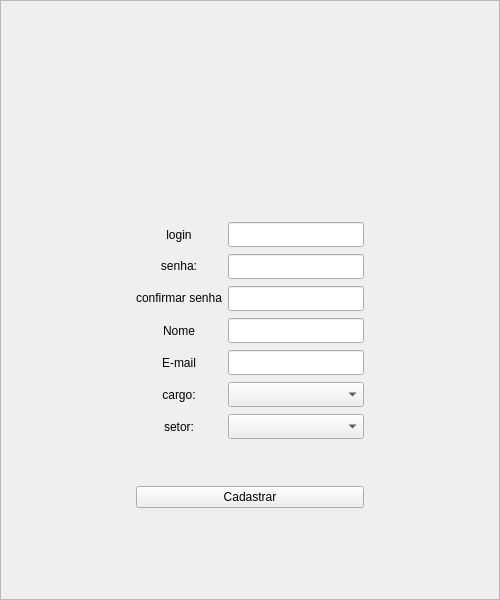
<?xml version="1.0" encoding="UTF-8"?>
<ui version="4.0">
 <class>cadastroUsuario</class>
 <widget class="QMainWindow" name="cadastroUsuario">
  <property name="geometry">
   <rect>
    <x>0</x>
    <y>0</y>
    <width>500</width>
    <height>600</height>
   </rect>
  </property>
  <property name="maximumSize">
   <size>
    <width>500</width>
    <height>600</height>
   </size>
  </property>
  <property name="windowTitle">
   <string>Cadastro</string>
  </property>
  <widget class="QWidget" name="centralwidget">
   <layout class="QHBoxLayout" name="horizontalLayout">
    <property name="spacing">
     <number>0</number>
    </property>
    <property name="leftMargin">
     <number>0</number>
    </property>
    <property name="topMargin">
     <number>0</number>
    </property>
    <property name="rightMargin">
     <number>0</number>
    </property>
    <property name="bottomMargin">
     <number>0</number>
    </property>
    <item>
     <widget class="QFrame" name="frame">
      <property name="frameShape">
       <enum>QFrame::Shape::StyledPanel</enum>
      </property>
      <property name="frameShadow">
       <enum>QFrame::Shadow::Raised</enum>
      </property>
      <layout class="QVBoxLayout" name="verticalLayout_7">
       <property name="spacing">
        <number>0</number>
       </property>
       <property name="leftMargin">
        <number>0</number>
       </property>
       <property name="topMargin">
        <number>0</number>
       </property>
       <property name="rightMargin">
        <number>0</number>
       </property>
       <property name="bottomMargin">
        <number>0</number>
       </property>
       <item>
        <spacer name="verticalSpacer_3">
         <property name="orientation">
          <enum>Qt::Orientation::Vertical</enum>
         </property>
         <property name="sizeHint" stdset="0">
          <size>
           <width>20</width>
           <height>40</height>
          </size>
         </property>
        </spacer>
       </item>
       <item>
        <layout class="QHBoxLayout" name="horizontalLayout_3">
         <item>
          <spacer name="horizontalSpacer_3">
           <property name="orientation">
            <enum>Qt::Orientation::Horizontal</enum>
           </property>
           <property name="sizeHint" stdset="0">
            <size>
             <width>40</width>
             <height>20</height>
            </size>
           </property>
          </spacer>
         </item>
         <item>
          <widget class="QLabel" name="label_4">
           <property name="sizePolicy">
            <sizepolicy hsizetype="Fixed" vsizetype="Preferred">
             <horstretch>0</horstretch>
             <verstretch>0</verstretch>
            </sizepolicy>
           </property>
           <property name="minimumSize">
            <size>
             <width>100</width>
             <height>100</height>
            </size>
           </property>
           <property name="maximumSize">
            <size>
             <width>100</width>
             <height>100</height>
            </size>
           </property>
           <property name="text">
            <string/>
           </property>
           <property name="pixmap">
            <pixmap resource="scr/user_resource.qrc">:/icon/icon/user proile.png</pixmap>
           </property>
           <property name="scaledContents">
            <bool>true</bool>
           </property>
           <property name="alignment">
            <set>Qt::AlignmentFlag::AlignCenter</set>
           </property>
           <property name="wordWrap">
            <bool>false</bool>
           </property>
          </widget>
         </item>
         <item>
          <spacer name="horizontalSpacer_4">
           <property name="orientation">
            <enum>Qt::Orientation::Horizontal</enum>
           </property>
           <property name="sizeHint" stdset="0">
            <size>
             <width>40</width>
             <height>20</height>
            </size>
           </property>
          </spacer>
         </item>
        </layout>
       </item>
       <item>
        <spacer name="verticalSpacer_2">
         <property name="orientation">
          <enum>Qt::Orientation::Vertical</enum>
         </property>
         <property name="sizeType">
          <enum>QSizePolicy::Policy::Minimum</enum>
         </property>
         <property name="sizeHint" stdset="0">
          <size>
           <width>20</width>
           <height>30</height>
          </size>
         </property>
        </spacer>
       </item>
       <item>
        <layout class="QGridLayout" name="gridLayout">
         <property name="horizontalSpacing">
          <number>6</number>
         </property>
         <property name="verticalSpacing">
          <number>7</number>
         </property>
         <item row="8" column="1" colspan="2">
          <widget class="QPushButton" name="BTcadastrar">
           <property name="text">
            <string>Cadastrar</string>
           </property>
          </widget>
         </item>
         <item row="1" column="2">
          <widget class="QLineEdit" name="LEsenha">
           <property name="minimumSize">
            <size>
             <width>0</width>
             <height>25</height>
            </size>
           </property>
           <property name="maximumSize">
            <size>
             <width>150</width>
             <height>16777215</height>
            </size>
           </property>
          </widget>
         </item>
         <item row="0" column="2">
          <widget class="QLineEdit" name="LElogin">
           <property name="minimumSize">
            <size>
             <width>40</width>
             <height>25</height>
            </size>
           </property>
           <property name="maximumSize">
            <size>
             <width>150</width>
             <height>25</height>
            </size>
           </property>
          </widget>
         </item>
         <item row="5" column="2">
          <widget class="QComboBox" name="CB_Cargo">
           <property name="minimumSize">
            <size>
             <width>0</width>
             <height>25</height>
            </size>
           </property>
           <property name="maximumSize">
            <size>
             <width>150</width>
             <height>16777215</height>
            </size>
           </property>
          </widget>
         </item>
         <item row="3" column="2">
          <widget class="QLineEdit" name="LEnome">
           <property name="minimumSize">
            <size>
             <width>0</width>
             <height>25</height>
            </size>
           </property>
           <property name="maximumSize">
            <size>
             <width>150</width>
             <height>16777215</height>
            </size>
           </property>
          </widget>
         </item>
         <item row="2" column="1" alignment="Qt::AlignmentFlag::Qt::AlignmentFlag::AlignVCenter">
          <widget class="QLabel" name="label_2">
           <property name="text">
            <string>confirmar senha</string>
           </property>
           <property name="alignment">
            <set>Qt::AlignmentFlag::AlignCenter</set>
           </property>
          </widget>
         </item>
         <item row="6" column="1">
          <widget class="QLabel" name="LB_setor">
           <property name="text">
            <string>setor:</string>
           </property>
           <property name="alignment">
            <set>Qt::AlignmentFlag::AlignCenter</set>
           </property>
          </widget>
         </item>
         <item row="2" column="3">
          <spacer name="horizontalSpacer_2">
           <property name="orientation">
            <enum>Qt::Orientation::Horizontal</enum>
           </property>
           <property name="sizeHint" stdset="0">
            <size>
             <width>40</width>
             <height>20</height>
            </size>
           </property>
          </spacer>
         </item>
         <item row="2" column="2">
          <widget class="QLineEdit" name="LEconfirmarSenha">
           <property name="minimumSize">
            <size>
             <width>0</width>
             <height>25</height>
            </size>
           </property>
           <property name="maximumSize">
            <size>
             <width>150</width>
             <height>16777215</height>
            </size>
           </property>
          </widget>
         </item>
         <item row="4" column="1">
          <widget class="QLabel" name="LB_email">
           <property name="text">
            <string>E-mail</string>
           </property>
           <property name="alignment">
            <set>Qt::AlignmentFlag::AlignCenter</set>
           </property>
          </widget>
         </item>
         <item row="4" column="2">
          <widget class="QLineEdit" name="LEemail">
           <property name="minimumSize">
            <size>
             <width>0</width>
             <height>25</height>
            </size>
           </property>
           <property name="maximumSize">
            <size>
             <width>150</width>
             <height>16777215</height>
            </size>
           </property>
          </widget>
         </item>
         <item row="5" column="1">
          <widget class="QLabel" name="LB_cargo">
           <property name="text">
            <string>cargo:</string>
           </property>
           <property name="alignment">
            <set>Qt::AlignmentFlag::AlignCenter</set>
           </property>
          </widget>
         </item>
         <item row="6" column="2">
          <widget class="QComboBox" name="CB_Setor">
           <property name="minimumSize">
            <size>
             <width>0</width>
             <height>25</height>
            </size>
           </property>
           <property name="maximumSize">
            <size>
             <width>150</width>
             <height>16777215</height>
            </size>
           </property>
          </widget>
         </item>
         <item row="2" column="0">
          <spacer name="horizontalSpacer">
           <property name="orientation">
            <enum>Qt::Orientation::Horizontal</enum>
           </property>
           <property name="sizeHint" stdset="0">
            <size>
             <width>40</width>
             <height>20</height>
            </size>
           </property>
          </spacer>
         </item>
         <item row="1" column="1" alignment="Qt::AlignmentFlag::Qt::AlignmentFlag::AlignVCenter">
          <widget class="QLabel" name="label">
           <property name="text">
            <string>senha:</string>
           </property>
           <property name="alignment">
            <set>Qt::AlignmentFlag::AlignCenter</set>
           </property>
          </widget>
         </item>
         <item row="0" column="1">
          <widget class="QLabel" name="LB_login">
           <property name="text">
            <string>login</string>
           </property>
           <property name="alignment">
            <set>Qt::AlignmentFlag::AlignCenter</set>
           </property>
          </widget>
         </item>
         <item row="3" column="1">
          <widget class="QLabel" name="LB_email_2">
           <property name="text">
            <string>Nome</string>
           </property>
           <property name="alignment">
            <set>Qt::AlignmentFlag::AlignCenter</set>
           </property>
          </widget>
         </item>
         <item row="7" column="1">
          <spacer name="verticalSpacer_4">
           <property name="orientation">
            <enum>Qt::Orientation::Vertical</enum>
           </property>
           <property name="sizeHint" stdset="0">
            <size>
             <width>20</width>
             <height>40</height>
            </size>
           </property>
          </spacer>
         </item>
        </layout>
       </item>
       <item>
        <spacer name="verticalSpacer">
         <property name="orientation">
          <enum>Qt::Orientation::Vertical</enum>
         </property>
         <property name="sizeHint" stdset="0">
          <size>
           <width>20</width>
           <height>40</height>
          </size>
         </property>
        </spacer>
       </item>
      </layout>
     </widget>
    </item>
   </layout>
  </widget>
 </widget>
 <resources>
  <include location="scr/user_resource.qrc"/>
  <include location="../.venv/Lib/site-packages/PySide6/scr/user_resource.qrc"/>
  <include location="../../../../Users/Pichau/.designer/backup/scr/user_resource.qrc"/>
 </resources>
 <connections/>
</ui>
